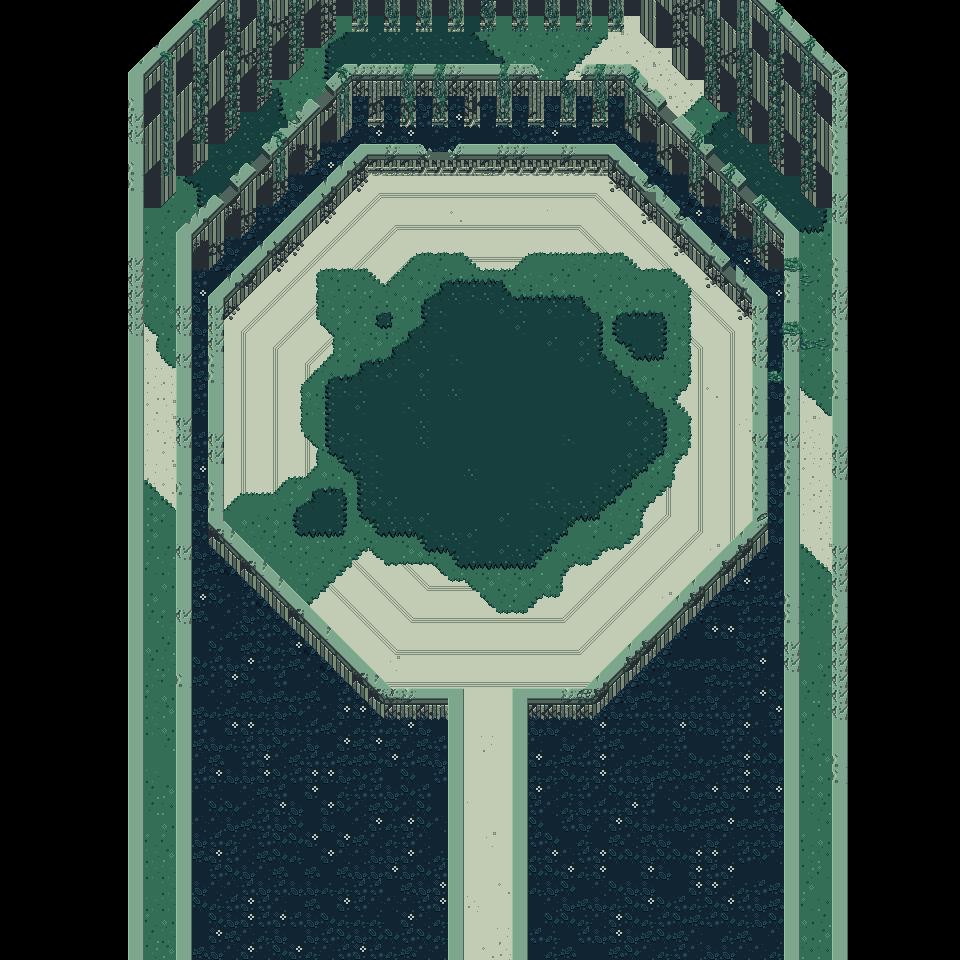

Tiled map render using the project's own tile images. Description and the map definition, with tile-layer contents summarised, below:
An orthogonal 60x60 tile map with 16x16 px tiles, 4 tile layers (1_BG1, 1_BG2, 1_BG3, 1_FG1), 2 tilesets and 34 objects.

<map version="1.0" orientation="orthogonal" renderorder="right-down" width="60" height="60" tilewidth="16" tileheight="16" nextobjectid="35">
 <properties>
  <property name="ambience" value="Forest.ogg" />
  <property name="ol_color_out" value="0,0,0,150" />
  <property name="ol_gradient_bot" value="3,12,18,30" />
  <property name="ol_gradient_top" value="255,255,255,30" />
 </properties>
 <tileset firstgid="1" name="overworld2" tilewidth="16" tileheight="16" tilecount="4096" columns="64">
  <image source="overworld2.png" width="1024" height="1024" />
 </tileset>
 <tileset firstgid="4097" name="spectiles" tilewidth="16" tileheight="16" tilecount="256" columns="16">
  <image source="spectiles.png" width="256" height="256" />
 </tileset>
 <layer name="1_BG1" width="60" height="60">
  <properties>
   <property name="layer" value="5" />
   <property name="z" value="32" />
  </properties>
  <data>[3600 cells, 3600 non-empty, 74 distinct tile ids]</data>
 </layer>
 <layer name="1_BG2" width="60" height="60">
  <properties>
   <property name="animated" value="1" />
   <property name="layer" value="4" />
   <property name="z" value="16" />
  </properties>
  <data>[3600 cells, 691 non-empty, 91 distinct tile ids]</data>
 </layer>
 <layer name="1_BG3" width="60" height="60">
  <properties>
   <property name="layer" value="-4" />
   <property name="z" value="8" />
  </properties>
  <data>[3600 cells, 60 non-empty, 25 distinct tile ids]</data>
 </layer>
 <layer name="1_FG1" width="60" height="60">
  <properties>
   <property name="layer" value="-10" />
   <property name="z" value="-100" />
  </properties>
  <data>[3600 cells, 298 non-empty, 46 distinct tile ids]</data>
 </layer>
 <objectgroup name="collision">
  <properties>
   <property name="Snap" value="1" />
  </properties>
  <object id="1" x="200" y="305" width="34" height="252" />
  <object id="2" x="212" y="260" width="45" height="57" />
  <object id="3" x="236" y="205" width="51" height="81" />
  <object id="4" x="272" y="173" width="44" height="83" />
  <object id="5" x="307" y="141" width="37" height="86" />
  <object id="6" x="332" y="128" width="42" height="69" />
  <object id="7" x="363" y="138" width="261" height="48" />
  <object id="8" x="611" y="127" width="40" height="63" />
  <object id="9" x="633" y="159" width="35" height="46" />
  <object id="10" x="652" y="182" width="29" height="45" />
  <object id="11" x="669" y="199" width="29" height="47" />
  <object id="12" x="691" y="226" width="30" height="42" />
  <object id="13" x="707" y="240" width="28" height="43" />
  <object id="14" x="720" y="258" width="36" height="41" />
  <object id="15" x="737" y="271" width="36" height="45" />
  <object id="16" x="762" y="291" width="22" height="265" />
  <object id="17" x="214" y="530" width="32" height="60" />
  <object id="18" x="225" y="547" width="31" height="62" />
  <object id="19" x="237" y="566" width="37" height="56" />
  <object id="20" x="258" y="586" width="37" height="62" />
  <object id="21" x="285" y="607" width="32" height="61" />
  <object id="22" x="304" y="629" width="32" height="52" />
  <object id="23" x="333" y="650" width="29" height="42" />
  <object id="24" x="350" y="672" width="24" height="35" />
  <object id="25" x="365" y="689" width="27" height="33" />
  <object id="26" x="380" y="700" width="96" height="274" />
  <object id="27" x="524" y="701" width="100" height="278" />
  <object id="28" x="612" y="682" width="29" height="26" />
  <object id="29" x="634" y="666" width="28" height="29" />
  <object id="30" x="658" y="649" width="24" height="24" />
  <object id="31" x="677" y="631" width="24" height="24" />
  <object id="32" x="690" y="604" width="30" height="33" />
  <object id="33" x="712" y="588" width="33" height="30" />
  <object id="34" x="735" y="555" width="44" height="38" />
 </objectgroup>
</map>
